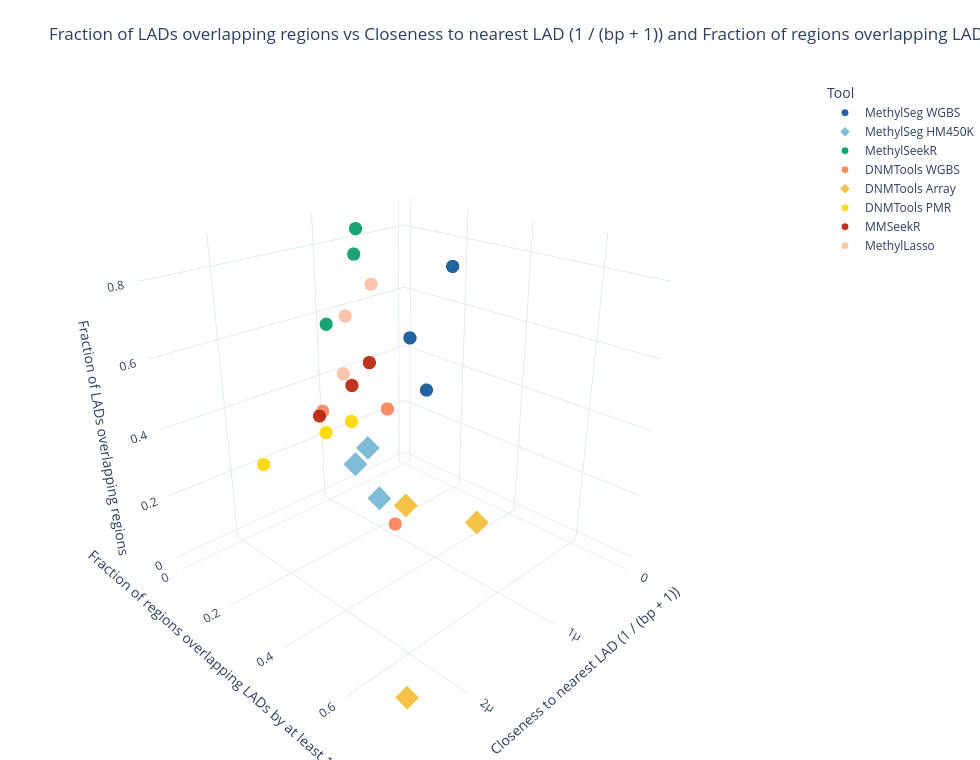

Notebook cell for this chart:
### Code cell
# Valid LAD metric names for x_metric, y_metric, and z_metric:
# - avg_distance_to_nearest_lad
# - avg_distance_to_nearest_lad_boundary
# - avg_distance_to_nearest_lad_boundary_non_overlapping
# - lad_coverage_by_pmds
# - pct_lads_overlapping
# - pct_non_overlapping_regions_within_150kb_of_lad_boundary
# - pct_regions_overlapping_lads
# - pct_regions_overlapping_lads_gte_150kb
# - pct_regions_with_unique_lad
# - pct_regions_with_boundary_within_150kb_of_lad_boundary
# - pmd_coverage_by_lads
# - avg_lads_per_overlapping_pmd
# - avg_lad_per_pmd
# - total_n_lad_overlaps

import plotly.graph_objects as go

def plot_three_lad_metrics(
    x_metric: str,
    y_metric: str,
    z_metric: str,
    scale: str = "linear",
):
    if scale not in {"linear", "log"}:
        raise ValueError(f"scale must be 'linear' or 'log', got {scale!r}")

    for metric_name, axis_name in zip(
        [x_metric, y_metric, z_metric],
        ["x_metric", "y_metric", "z_metric"],
    ):
        if metric_name not in all_lad_metric_order:
            raise ValueError(f"Unknown {axis_name}={metric_name!r}. Choices: {all_lad_metric_order}")

    plot_df = all_lad_metric_scatter_df.loc[
        :,
        ["tool", "tool_label", x_metric, y_metric, z_metric],
    ].copy()
    for metric_name in [x_metric, y_metric, z_metric]:
        plot_df[metric_name] = pd.to_numeric(plot_df[metric_name], errors="coerce")
    plot_df = plot_df.dropna(subset=[x_metric, y_metric, z_metric]).reset_index(drop=True)
    if plot_df.empty:
        raise RuntimeError("No finite rows found for the requested LAD metric trio")

    n_excluded = 0
    if scale == "log":
        positive_mask = (
            plot_df[x_metric].gt(0)
            & plot_df[y_metric].gt(0)
            & plot_df[z_metric].gt(0)
        )
        n_excluded = int((~positive_mask).sum())
        plot_df = plot_df.loc[positive_mask].reset_index(drop=True)
        if plot_df.empty:
            raise RuntimeError("No positive rows found for the requested LAD metric trio on log scale")

    ordered_labels = lad_tool_label_order(plot_df)
    scatter_palette = lad_scatter_palette(plot_df)
    marker_symbol_map = {
        "o": "circle",
        "D": "diamond",
        "s": "square",
    }
    fig = go.Figure()

    for tool_label in ordered_labels:
        tool_df = plot_df.loc[plot_df["tool_label"] == tool_label]
        if tool_df.empty:
            continue
        tool_name = str(tool_df["tool"].iloc[0])
        marker_symbol = marker_symbol_map.get(lad_tool_marker(tool_name), "circle")
        fig.add_trace(go.Scatter3d(
            x=tool_df[x_metric],
            y=tool_df[y_metric],
            z=tool_df[z_metric],
            mode="markers",
            name=str(tool_label),
            marker=dict(
                size=8,
                symbol=marker_symbol,
                color=scatter_palette[tool_label],
                line=dict(color=NEUTRAL_COLORS["white"], width=1),
                opacity=0.9,
            ),
            customdata=tool_df[["tool_label"]].astype(str).to_numpy(),
            hovertemplate=(
                "Tool: %{customdata[0]}<br>"
                + f"{metric_label(x_metric)}: " + "%{x:.4g}<br>"
                + f"{metric_label(y_metric)}: " + "%{y:.4g}<br>"
                + f"{metric_label(z_metric)}: " + "%{z:.4g}<extra></extra>"
            ),
        ))

    plot_title = (
        f"{metric_label(z_metric)} vs {metric_label(x_metric)} and {metric_label(y_metric)}"
    )
    if REGION_PLOT_SAMPLE_ID is not None:
        plot_title = f"{plot_title} ({plot_title_label})"

    scene_axes = {
        "xaxis_title": metric_label(x_metric),
        "yaxis_title": metric_label(y_metric),
        "zaxis_title": metric_label(z_metric),
        "camera": {"eye": {"x": 1.5, "y": 1.5, "z": 1.0}},
    }

    if scale == "log":
        scene_axes["xaxis_type"] = "log"
        scene_axes["yaxis_type"] = "log"
        scene_axes["zaxis_type"] = "log"
        if n_excluded:
            plot_title = f"{plot_title}<br><sup>Excluded {n_excluded} non-positive sample(s) for log scale</sup>"
    else:
        if float(plot_df[x_metric].min()) >= 0:
            scene_axes["xaxis_rangemode"] = "tozero"
        if float(plot_df[y_metric].min()) >= 0:
            scene_axes["yaxis_rangemode"] = "tozero"
        if float(plot_df[z_metric].min()) >= 0:
            scene_axes["zaxis_rangemode"] = "tozero"

    fig.update_layout(
        title=plot_title,
        scene=scene_axes,
        template="plotly_white",
        legend=dict(title="Tool"),
        width=980,
        height=760,
        margin=dict(l=0, r=0, t=80, b=0),
    )
    return fig


# Example:
fig = plot_three_lad_metrics(
    x_metric="avg_distance_to_nearest_lad",
    y_metric="pct_regions_overlapping_lads_gte_150kb",
    z_metric="pct_lads_overlapping",
    scale="linear",
)
save_plotly_figure(
    fig,
    coverage_scatter_output_dir,
    "three_metric_scatter.pct_lads_overlapping_vs_pct_regions_overlapping_lads_gte_150kb_vs_avg_distance_to_nearest_lad.linear.png",
    save_pdf=SAVE_PDF,
    width=980,
    height=760,
)
fig

### Figure 1 — Plotly figure (JSON) as saved in the notebook; plotly's stock layout.template omitted (floating-point values rounded to 4 significant figures)
{"data": [{"customdata": [["MethylSeg WGBS"], ["MethylSeg WGBS"], ["MethylSeg WGBS"]], "hovertemplate": "Tool: %{customdata[0]}<br>Closeness to nearest LAD (1 / (bp + 1)): %{x:.4g}<br>Fraction of regions overlapping LADs by at least 150 kb: %{y:.4g}<br>Fraction of LADs overlapping regions: %{z:.4g}<extra></extra>", "marker": {"color": "#0B5394", "line": {"color": "#FFFFFF", "width": 1}, "opacity": 0.9, "size": 8, "symbol": "circle"}, "mode": "markers", "name": "MethylSeg WGBS", "type": "scatter3d", "x": [1.637e-06, 1.663e-06, 1.209e-06], "y": [0.5397, 0.5017, 0.4882], "z": [0.6139, 0.7294, 0.8597]}, {"customdata": [["MethylSeg HM450K"], ["MethylSeg HM450K"], ["MethylSeg HM450K"]], "hovertemplate": "Tool: %{customdata[0]}<br>Closeness to nearest LAD (1 / (bp + 1)): %{x:.4g}<br>Fraction of regions overlapping LADs by at least 150 kb: %{y:.4g}<br>Fraction of LADs overlapping regions: %{z:.4g}<extra></extra>", "marker": {"color": "#71B5D2", "line": {"color": "#FFFFFF", "width": 1}, "opacity": 0.9, "size": 8, "symbol": "diamond"}, "mode": "markers", "name": "MethylSeg HM450K", "type": "scatter3d", "x": [1.432e-06, 1.442e-06, 1.73e-06], "y": [0.3363, 0.303, 0.3547], "z": [0.2018, 0.3431, 0.3537]}, {"customdata": [["MethylSeekR"], ["MethylSeekR"], ["MethylSeekR"]], "hovertemplate": "Tool: %{customdata[0]}<br>Closeness to nearest LAD (1 / (bp + 1)): %{x:.4g}<br>Fraction of regions overlapping LADs by at least 150 kb: %{y:.4g}<br>Fraction of LADs overlapping regions: %{z:.4g}<extra></extra>", "marker": {"color": "#009966", "line": {"color": "#FFFFFF", "width": 1}, "opacity": 0.9, "size": 8, "symbol": "circle"}, "mode": "markers", "name": "MethylSeekR", "type": "scatter3d", "x": [1.267e-06, 8.919e-07, 8.696e-07], "y": [0.1098, 0.08959, 0.09106], "z": [0.6207, 0.7889, 0.8583]}, {"customdata": [["DNMTools WGBS"], ["DNMTools WGBS"], ["DNMTools WGBS"]], "hovertemplate": "Tool: %{customdata[0]}<br>Closeness to nearest LAD (1 / (bp + 1)): %{x:.4g}<br>Fraction of regions overlapping LADs by at least 150 kb: %{y:.4g}<br>Fraction of LADs overlapping regions: %{z:.4g}<extra></extra>", "marker": {"color": "#FF7F50", "line": {"color": "#FFFFFF", "width": 1}, "opacity": 0.9, "size": 8, "symbol": "circle"}, "mode": "markers", "name": "DNMTools WGBS", "type": "scatter3d", "x": [1.412e-06, 1.657e-06, 2.522e-06], "y": [0.1339, 0.4355, 0.7171], "z": [0.3832, 0.5302, 0.4863]}, {"customdata": [["DNMTools Array"], ["DNMTools Array"], ["DNMTools Array"]], "hovertemplate": "Tool: %{customdata[0]}<br>Closeness to nearest LAD (1 / (bp + 1)): %{x:.4g}<br>Fraction of regions overlapping LADs by at least 150 kb: %{y:.4g}<br>Fraction of LADs overlapping regions: %{z:.4g}<extra></extra>", "marker": {"color": "#F3BB33", "line": {"color": "#FFFFFF", "width": 1}, "opacity": 0.9, "size": 8, "symbol": "diamond"}, "mode": "markers", "name": "DNMTools Array", "type": "scatter3d", "x": [2.502e-06, 9.435e-07, 6.682e-07], "y": [0.7391, 0.5137, 0.2], "z": [0.0583, 0.1429, 0.0002967]}, {"customdata": [["DNMTools PMR"], ["DNMTools PMR"], ["DNMTools PMR"]], "hovertemplate": "Tool: %{customdata[0]}<br>Closeness to nearest LAD (1 / (bp + 1)): %{x:.4g}<br>Fraction of regions overlapping LADs by at least 150 kb: %{y:.4g}<br>Fraction of LADs overlapping regions: %{z:.4g}<extra></extra>", "marker": {"color": "#FFD700", "line": {"color": "#FFFFFF", "width": 1}, "opacity": 0.9, "size": 8, "symbol": "circle"}, "mode": "markers", "name": "DNMTools PMR", "type": "scatter3d", "x": [1.722e-06, 1.017e-06, 7.064e-07], "y": [0.0, 0.0, 0.0], "z": [0.1946, 0.2158, 0.219]}, {"customdata": [["MMSeekR"], ["MMSeekR"], ["MMSeekR"]], "hovertemplate": "Tool: %{customdata[0]}<br>Closeness to nearest LAD (1 / (bp + 1)): %{x:.4g}<br>Fraction of regions overlapping LADs by at least 150 kb: %{y:.4g}<br>Fraction of LADs overlapping regions: %{z:.4g}<extra></extra>", "marker": {"color": "#B81E05", "line": {"color": "#FFFFFF", "width": 1}, "opacity": 0.9, "size": 8, "symbol": "circle"}, "mode": "markers", "name": "MMSeekR", "type": "scatter3d", "x": [1.641e-06, 1.35e-06, 1.141e-06], "y": [0.2056, 0.2233, 0.2172], "z": [0.422, 0.4864, 0.5308]}, {"customdata": [["MethylLasso"], ["MethylLasso"], ["MethylLasso"]], "hovertemplate": "Tool: %{customdata[0]}<br>Closeness to nearest LAD (1 / (bp + 1)): %{x:.4g}<br>Fraction of regions overlapping LADs by at least 150 kb: %{y:.4g}<br>Fraction of LADs overlapping regions: %{z:.4g}<extra></extra>", "marker": {"color": "#FFBFA0", "line": {"color": "#FFFFFF", "width": 1}, "opacity": 0.9, "size": 8, "symbol": "circle"}, "mode": "markers", "name": "MethylLasso", "type": "scatter3d", "x": [1.212e-06, 1.036e-06, 9.02e-07], "y": [0.1462, 0.1001, 0.1518], "z": [0.4811, 0.6233, 0.718]}], "layout": {"height": 760, "legend": {"title": {"text": "Tool"}}, "margin": {"b": 0, "l": 0, "r": 0, "t": 80}, "scene": {"camera": {"eye": {"x": 1.5, "y": 1.5, "z": 1}}, "xaxis": {"rangemode": "tozero", "title": {"text": "Closeness to nearest LAD (1 / (bp + 1))"}}, "yaxis": {"rangemode": "tozero", "title": {"text": "Fraction of regions overlapping LADs by at least 150 kb"}}, "zaxis": {"rangemode": "tozero", "title": {"text": "Fraction of LADs overlapping regions"}}}, "title": {"text": "Fraction of LADs overlapping regions vs Closeness to nearest LAD (1 / (bp + 1)) and Fraction of regions overlapping LADs by at least 150 kb"}, "width": 980}}
